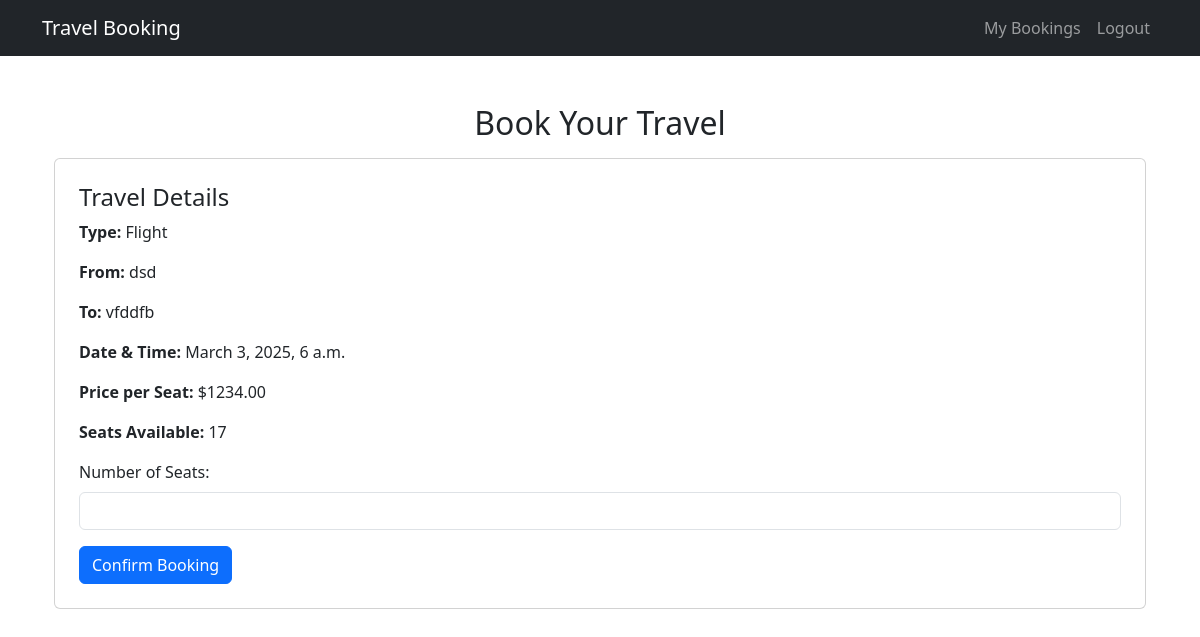
Screenshot of /api/book/1/ (signed in) with the database file from the repository.
### admin_user/models.py (models this page shows, shortened)
class TravelOption(models.Model):
    TRAVEL_TYPES = [
        ('Flight', 'Flight'),
        ('Train', 'Train'),
        ('Bus', 'Bus')
    ]
    travel_id = models.AutoField(primary_key=True)
    travel_type = models.CharField(max_length=10, choices=TRAVEL_TYPES)
    source = models.CharField(max_length=100)
    destination = models.CharField(max_length=100)
    date_time = models.DateTimeField()
    price = models.DecimalField(max_digits=10, decimal_places=2)
    available_seats = models.PositiveIntegerField()

### api/views.py (the view, shortened to what this page needs)
# urls.py: path('book/<int:travel_id>/', views.book_travel, name='book_travel'),
@login_required
def book_travel(request, travel_id):
    travel_option = TravelOption.objects.get(travel_id=travel_id)
    return render(request, 'book_travel.html', {'travel_option': travel_option})

### api/templates/book_travel.html (shortened to what this page needs)
{% extends 'base.html' %}
{% block content %}
<div class="container mt-5">
    <h2 class="text-center">Book Your Travel</h2>
    <div class="card p-4 mt-3">
        <h4>Travel Details</h4>
        <p><strong>Type:</strong> {{ travel_option.travel_type }}</p>
        <p><strong>From:</strong> {{ travel_option.source }}</p>
        <p><strong>To:</strong> {{ travel_option.destination }}</p>
        <p><strong>Date & Time:</strong> {{ travel_option.date_time }}</p>
        <p><strong>Price per Seat:</strong> ${{ travel_option.price }}</p>
        <p><strong>Seats Available:</strong> {{ travel_option.available_seats }}</p>
        {% if travel_option.available_seats > 0 %}
        <form method="POST">
            <div class="mb-3">
                <label for="num_seats" class="form-label">Number of Seats:</label>
                <input type="number" id="num_seats" name="num_seats" class="form-control"
                       min="1" max="{{ travel_option.available_seats }}" required>
            </div>
            <button type="submit" class="btn btn-primary">Confirm Booking</button>
        </form>
        {% else %}
        <p class="text-danger">Sorry, no seats available for this option.</p>
        {% endif %}
    </div>
</div>
{% endblock %}

### rows the page displays
TravelOption: travel_type "Flight", source "dsd", destination "vfddfb", date_time "March 3, 2025, 6 a.m.", price "1234.00", available_seats "17"
